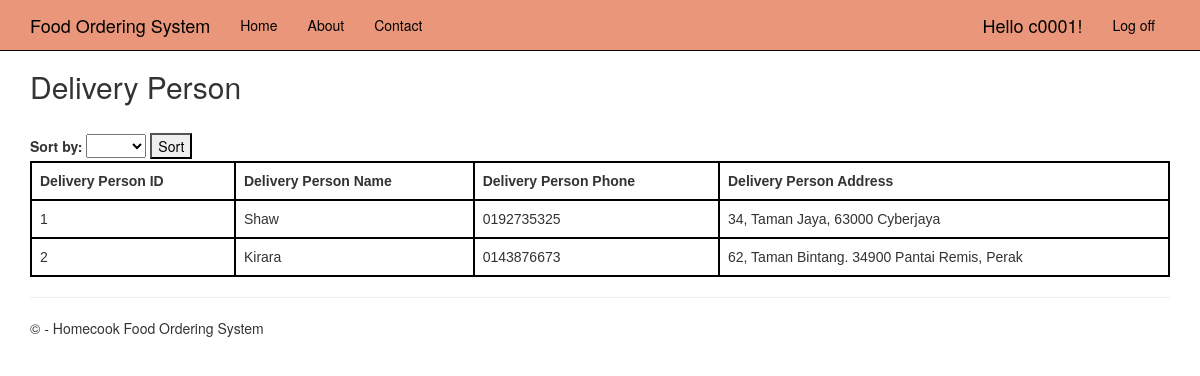
Page /viewdeliveryperson (signed in) on the committed database.
### app/models.py (models this page shows, shortened)
class DeliveryPerson(models.Model):
    user = models.OneToOneField(User, on_delete=models.CASCADE)
    deliveryperson_id = models.BigAutoField(auto_created=True, primary_key=True, serialize=False, verbose_name='ID')
    deliveryperson_name = models.CharField(max_length=30, null=True)
    deliveryperson_phone = models.CharField(max_length=20, null=True)
    deliveryperson_address = models.CharField(max_length=200, null=True)

### systemmanager/viewdeliveryperson/views.py (the view)
# urls.py: re_path(r'^viewdeliveryperson', viewdeliveryperson_views.viewAllDeliveryperson, name = 'viewdeliveryperson'),
@login_required
def viewAllDeliveryperson(request):
    sort_by = request.GET.get('deliveryperson')
    if sort_by == 'ID':
        deliverypersons = DeliveryPerson.objects.all().order_by('deliveryperson_id').values()
    elif sort_by == 'Name':
        deliverypersons = DeliveryPerson.objects.all().order_by('deliveryperson_name').values()
    else:
        deliverypersons = DeliveryPerson.objects.all().values()
    context = {
        'deliverypersons' : deliverypersons,
        'sort_by' : sort_by,
    }
    return render(request, 'viewdeliveryperson/viewdeliveryperson.html', context)

### systemmanager/viewdeliveryperson/templates/viewdeliveryperson/viewdeliveryperson.html (shortened to what this page needs)
{% extends "app/layout.html" %}
{% block content %}
<div class="viewdeliveryperson">
    <div class=top>
        <h2>Delivery Person</h2>
    </div>
    <form method="GET" action="{% url 'viewdeliveryperson' %}">
        <label for="viewdeliveryperson">Sort by:</label>
        <select name="deliveryperson" id="deliveryperson">
            <option value="" {% if not request.GET.deliveryperson %}selected{% endif %}> </option>
            <option value="ID" {% if request.GET.deliveryperson == 'ID' %}selected{% endif %}>ID</option>
        </select>
        <button type="submit">Sort</button>
    </form>
    <table>
        <thead>
            <tr>
                <th>
                    Delivery Person ID
                </th>
                <th>
                    Delivery Person Name
                </th>
                <th>
                    Delivery Person Phone
                </th>
                <th>
                    Delivery Person Address
                </th>
            </tr>
        </thead>
        {% for deliveryperson in deliverypersons %}
            <tr>
                <td>
                    {{ deliveryperson.deliveryperson_id }}
                </td>
                <td>
                    {{ deliveryperson.deliveryperson_name }}
                </td>
                <td>
                    {{ deliveryperson.deliveryperson_phone }}
                </td>
                <td>
                    {{ deliveryperson.deliveryperson_address }}
                </td>
            </tr>
        {% endfor %}
    </table>
</div>
{% endblock %}

### app/templates/app/loginpartial.html (shortened to what this page needs)
{% if user.is_authenticated %}
<form id="logoutForm" action="/logout" method="post" class="navbar-right">
    <ul class="nav navbar-nav navbar-right">
        <li><span class="navbar-brand">Hello {{ user.username }}!</span></li>
        <li><a href="javascript:document.getElementById('logoutForm').submit()">Log off</a></li>
    </ul>
</form>
{% else %}
<ul class="nav navbar-nav navbar-right">
    <li><a href="{% url 'login' %}">Log in</a></li>
</ul>
{% endif %}

### app/static/app/content/site.css (style rules this page uses)
body { padding-top: 50px; padding-bottom: 20px; }
input, select, textarea { max-width: 280px; }

### systemmanager/viewdeliveryperson/templates/viewdeliveryperson/viewdeliveryperson.html (style rules this page uses)
.top { display: flex; justify-content: space-between; align-items: center; margin-bottom: 20px; }
table { font-family: arial, sans-serif; border-collapse: collapse; width: 100%; }
td, th { border: 2px solid #000000; text-align: left; padding: 8px; }

### app/templates/app/layout.html (style rules this page uses)
.navbar-nav > li > a, .navbar-brand { color: black; }
.navbar-inverse .navbar-nav > li > a, .navbar-inverse .navbar-brand { color: black; }

### rows in the picture
DeliveryPerson: deliveryperson_id "1", deliveryperson_name "Shaw", deliveryperson_phone "0192735325", deliveryperson_address "34, Taman Jaya, 63000 Cyberjaya"
DeliveryPerson: deliveryperson_id "2", deliveryperson_name "Kirara", deliveryperson_phone "0143876673", deliveryperson_address "62, Taman Bintang. 34900 Pantai Remis, Perak"

### other values in the picture
{{ user.username }} "c0001"
